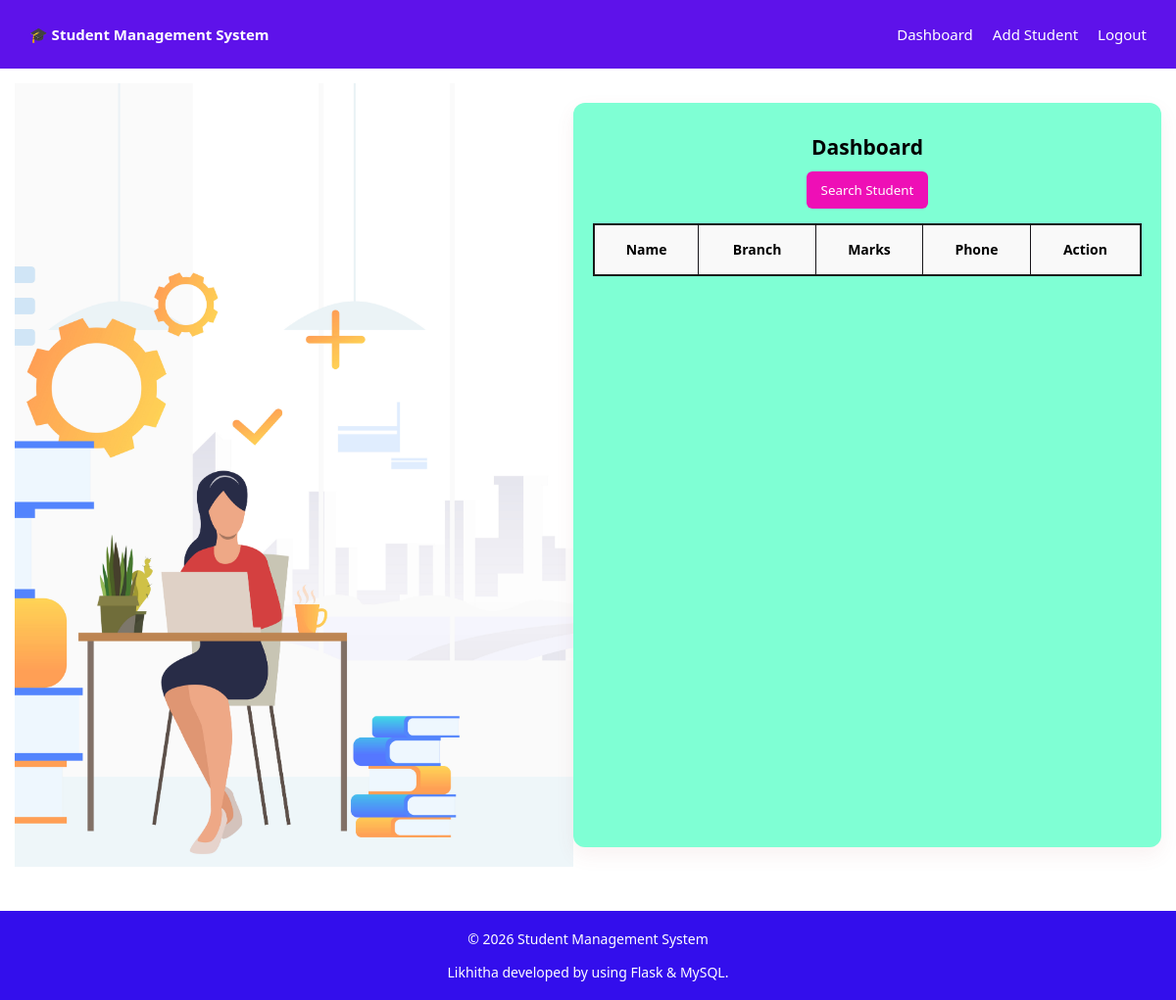
The page /dashboard (signed in) on the database as committed earlier.
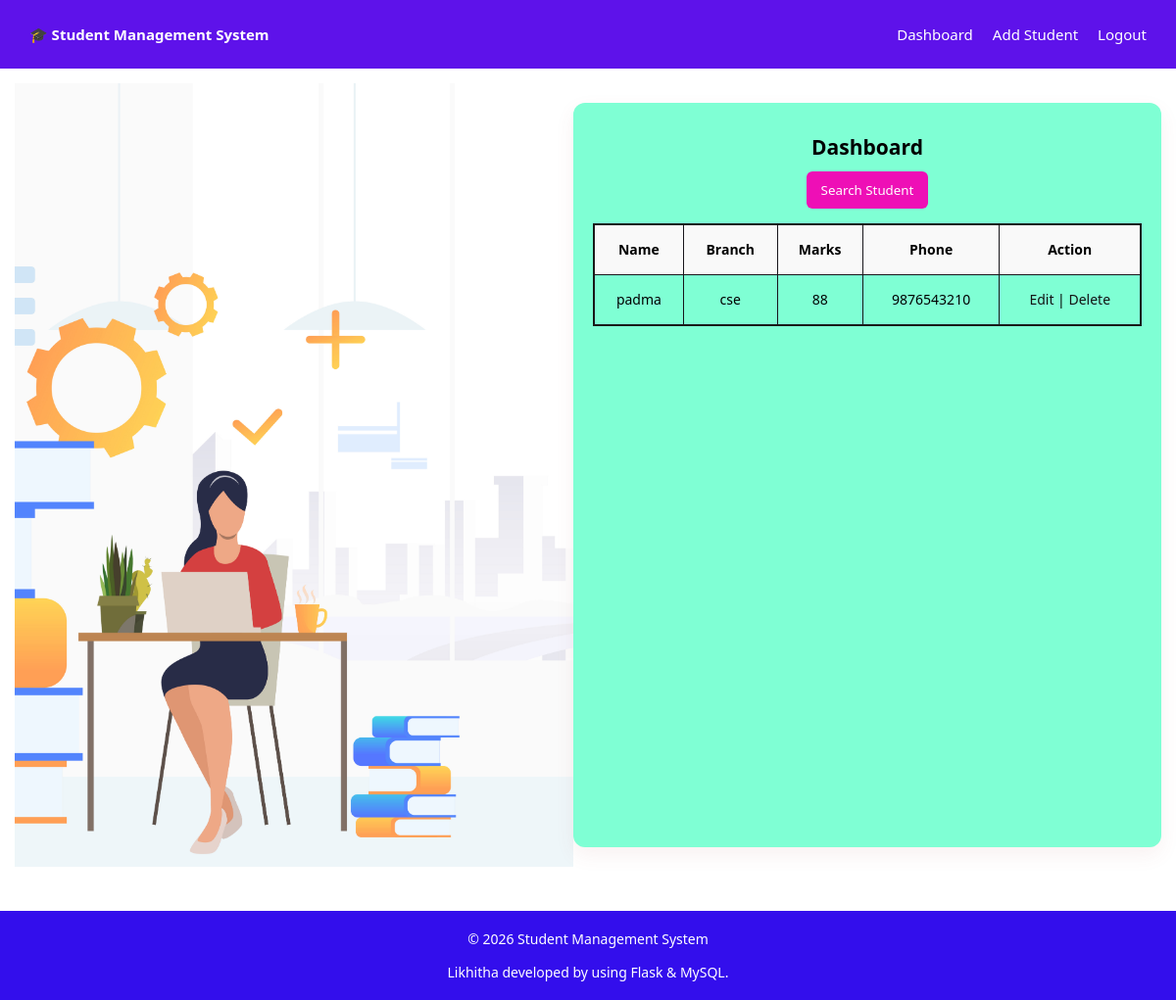
The same page on the database as committed later.
### tables this page shows
CREATE TABLE student (
    sid INTEGER PRIMARY KEY AUTOINCREMENT,
    sname TEXT NOT NULL,
    sbranch TEXT NOT NULL,
    smarks INTEGER NOT NULL,
    phno TEXT
);

### app.py (the view)
@app.route("/dashboard")
def dashboard():
    if "user" not in session:
        return redirect(url_for("login"))
    db = get_db()
    cur = db.cursor()
    cur.execute("SELECT * FROM student")
    students = cur.fetchall()
    db.close()
    return render_template("dashboard.html", students=students)

### app.py (called while the page is built)
def get_db():
    conn = sqlite3.connect("colleges.db")
    conn.row_factory = sqlite3.Row
    return conn

### templates/dashboard.html
{% extends "base.html" %}
{% block content %}
<center>
<div class="page-wrapper">
<div class="left-bg"></div>
<div class="card" style="max-width: 600px;">
<h2>Dashboard</h2>
<a href="{{ url_for('search') }}">
    <button>Search Student</button>
</a>
<table>
<tr>
    <th>Name</th>
    <th>Branch</th>
    <th>Marks</th>
    <th>Phone</th>
    <th>Action</th>
</tr>
{% for s in students %}
<tr>
    <td>{{ s.sname }}</td>
    <td>{{ s.sbranch }}</td>
    <td>{{ s.smarks }}</td>
    <td>{{ s.phno }}</td>
    <td>
        <a href="{{ url_for('edit_student', sid=s.sid) }}"
   onclick="return confirm('Are you sure?')">
   Edit
</a>
|
<a href="{{ url_for('delete_student', sid=s.sid) }}"
   onclick="return confirm('Are you sure?')">
   Delete
</a>
    </td>
</tr>
{% endfor %}
</table>
</center></div></div>
{% endblock %}

### templates/base.html (shortened to what this page needs)
<!DOCTYPE html>
<html lang="en">
<head>
    <link rel="stylesheet" href="{{ url_for('static', filename='style.css') }}">
</head>
<body>
    <div class="navbar">
        <a href="/" class="brand">🎓 Student Management System</a>
        <div class="nav-right">
            {% if session.get('user') %}
            <a href="{{ url_for('dashboard') }}">Dashboard</a>
            <a href="{{ url_for('add_student') }}">Add Student</a>
            <a href="{{ url_for('logout') }}" onclick="return confirm('Are you sure you want to logout?')">Logout</a>
            {% endif %}
        </div>
    </div>
    <div class="container">
        {% block content %}{% endblock %}
    <footer>
        © 2026 Student Management System<br>
          Likhitha developed by using Flask & MySQL.
    </footer>
</body>
</html>

### static/style.css (style rules this page uses)
* { margin: 0; padding: 0; box-sizing: border-box; font-family: system-ui, -apple-system, BlinkMacSystemFont, "Segoe UI", Arial, sans-serif; }
html { font-size: clamp(14px, 1vw, 18px); }
body { min-height: 100vh; line-height: 2.4; }
.navbar { display: flex; justify-content: space-between; align-items: center; flex-wrap: wrap; padding: 12px 20px; background: #5e12ea; }
.navbar a { color: white; text-decoration: none; margin: 5px 10px; font-size: 15px; }
.brand { font-weight: bold; font-size: 1.1rem; }
.nav-right { display: flex; flex-wrap: wrap; }
.container { width: 100%; max-width: 1200px; margin: auto; padding: 15px; }
.card { width: 80%; max-width: 600px; background:aquamarine; padding: 20px; margin: 20px auto; border-radius: 12px; box-shadow: 0 8px 20px rgba(170, 78, 78, 0.08); }
button { padding: 10px 15px; background:rgb(238, 15, 182); color: white; border: none; border-radius: 6px; cursor: pointer; }
table { width: 100%; border-collapse: collapse; margin-top: 15px; border: 2px solid #191818; }
th, td { border: 1px solid #17151a; padding: 8px; text-align: center; font-size: 14px; }
th { background: #f9f9f9; font-weight: bold; }
a { color: #131414; text-decoration: none; }
footer { text-align: center; padding: 12px; background: #330eec; color: white; margin-top: 30px; font-size: 14px; }
.page-wrapper { display: flex; min-height: 70vh; }
.left-bg { width: 50%; min-height: 100vh; background-image: url("../static/sms.jpg"); background-repeat: no-repeat; background-position: center; background-size: cover; }

Rows that differ between the two databases and show on the page:
added student: sname "padma", sbranch "cse", smarks "88", phno "9876543210"
